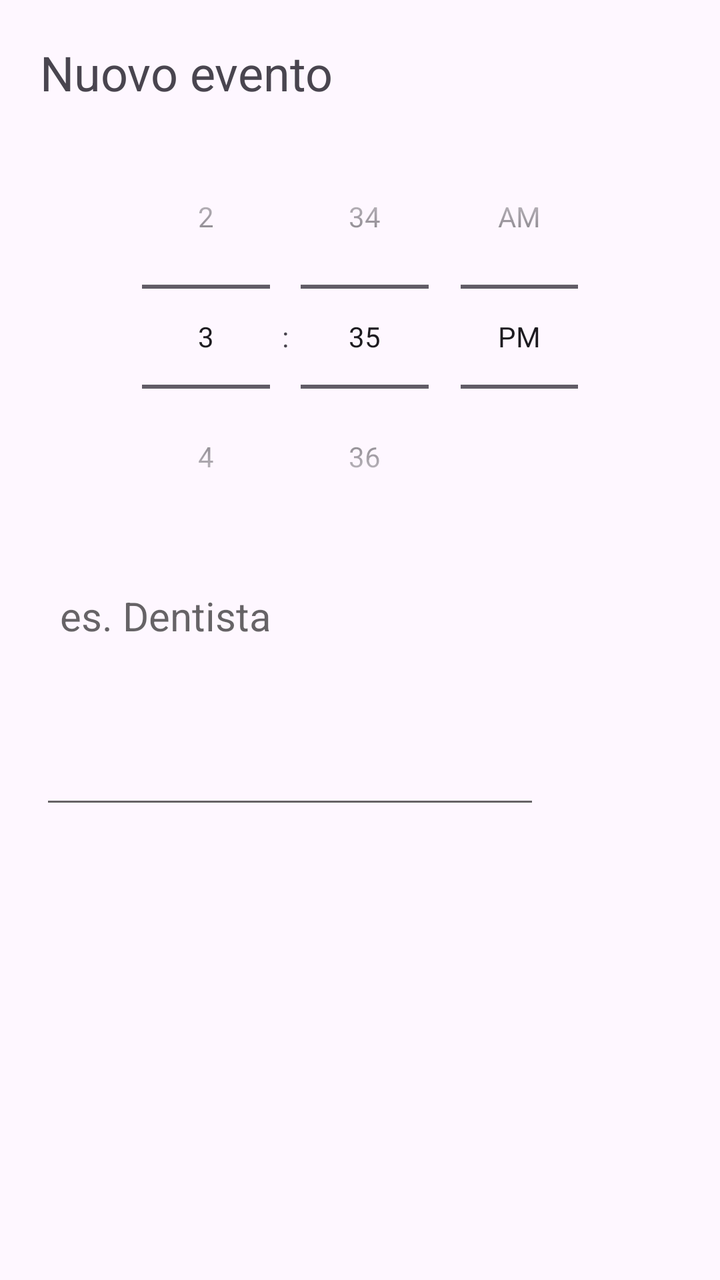
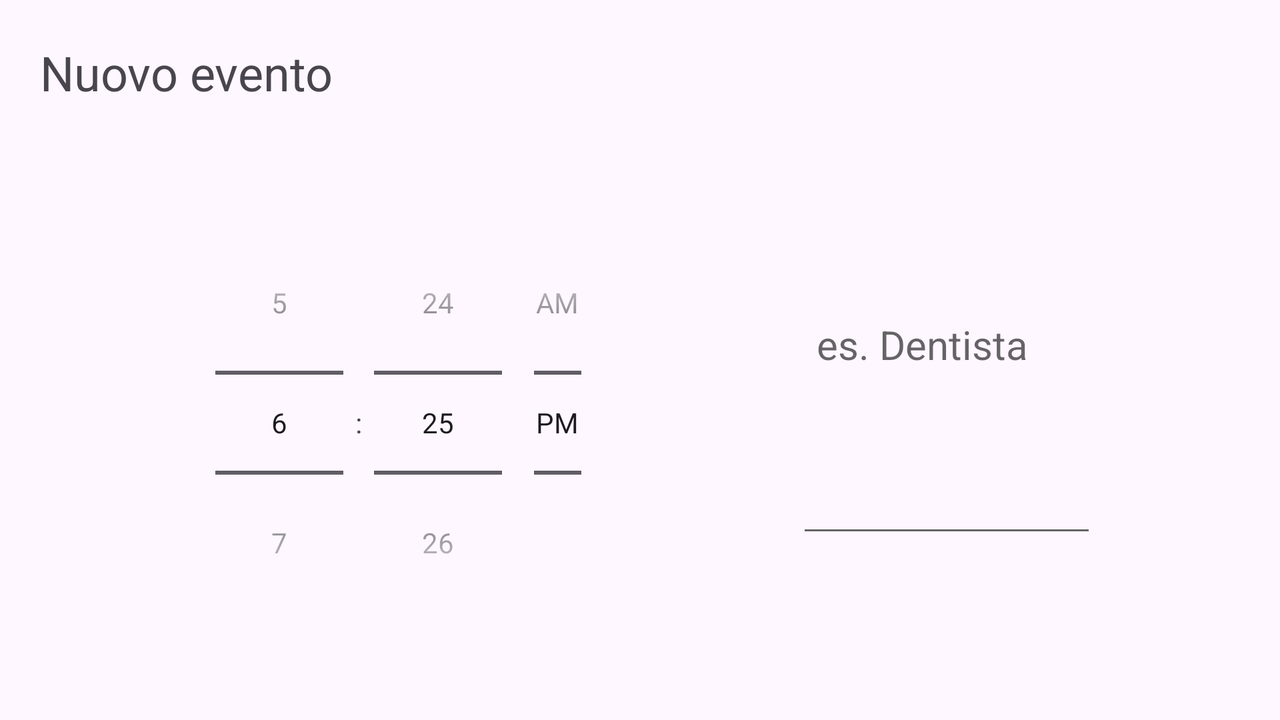

The same Android screen from two of the app's own layout files: first res/layout/ as a phone draws it, then the author's variant for another configuration, drawn on a device whose configuration selects that folder. Both files follow.
<!-- AndroidManifest.xml: application theme Theme.ToDoList -->
<!-- res/layout/activity_addeventdialog.xml -->
<?xml version="1.0" encoding="utf-8"?>
<androidx.constraintlayout.widget.ConstraintLayout xmlns:android="http://schemas.android.com/apk/res/android"
    xmlns:app="http://schemas.android.com/apk/res-auto"
    xmlns:tools="http://schemas.android.com/tools"
    android:id="@+id/idRLContainer"
    android:layout_width="match_parent"
    android:layout_height="match_parent"
    android:orientation="vertical"
    tools:context=".XMLHome">

    <TextView
        android:id="@+id/newEventTitle"
        android:layout_width="wrap_content"
        android:layout_height="wrap_content"
        android:layout_margin="20dp"
        android:text="@string/add_new_event_header"
        android:textSize="24sp"
        app:layout_constraintBottom_toBottomOf="parent"
        app:layout_constraintEnd_toEndOf="parent"
        app:layout_constraintHorizontal_bias="0.0"
        app:layout_constraintStart_toStartOf="parent"
        app:layout_constraintTop_toTopOf="parent"
        app:layout_constraintVertical_bias="0.0" />

    <TimePicker
        android:id="@+id/newEventTime"
        android:layout_width="250dp"
        android:layout_height="wrap_content"
        android:layout_marginTop="10dp"
        android:timePickerMode="spinner"
        app:layout_constraintBottom_toBottomOf="parent"
        app:layout_constraintEnd_toEndOf="parent"
        app:layout_constraintLeft_toLeftOf="parent"
        app:layout_constraintRight_toRightOf="parent"
        app:layout_constraintStart_toStartOf="parent"
        app:layout_constraintTop_toBottomOf="@+id/newEventTitle"
        app:layout_constraintVertical_bias="0.0" />

    <EditText
        android:id="@+id/newEventText"
        android:layout_width="250dp"
        android:layout_height="125dp"
        android:layout_centerInParent="true"
        android:layout_marginStart="20dp"
        android:layout_marginTop="10dp"
        android:gravity="start|top"
        android:hint="@string/new_event_description_placeholder"
        android:inputType="textMultiLine"
        android:minLines="3"
        android:padding="10dp"
        android:singleLine="false"
        android:textAlignment="viewStart"
        android:textSize="20sp"
        android:maxLength="60"
        android:theme="@style/Theme.ToDoList.Dialog.Alert"
        app:layout_constraintBottom_toBottomOf="parent"
        app:layout_constraintEnd_toEndOf="parent"
        app:layout_constraintHorizontal_bias="0.0"
        app:layout_constraintStart_toStartOf="parent"
        app:layout_constraintTop_toBottomOf="@+id/newEventTime"
        app:layout_constraintVertical_bias="0.0" />

    <androidx.constraintlayout.widget.Guideline
        android:id="@+id/guideline"
        android:layout_width="wrap_content"
        android:layout_height="wrap_content"
        android:orientation="horizontal"
        app:layout_constraintGuide_begin="20dp" />

</androidx.constraintlayout.widget.ConstraintLayout>
<!-- resources referenced by this layout -->
<resources>
  <string name="add_new_event_header">Nuovo evento</string>
  <string name="new_event_description_placeholder">es. Dentista</string>
  <style name="Theme.ToDoList.Dialog.Alert" parent="Theme.AppCompat.Light.Dialog.Alert" />
  <style name="Theme.ToDoList" parent="Base.Theme.ToDoList" />
  <style name="Base.Theme.ToDoList" parent="Theme.Material3.DayNight.NoActionBar">
          
          
      </style>
</resources>
<!-- res/layout-land/activity_addeventdialog.xml (the author's variant of the layout above) -->
<!-- drawn on the phone turned sideways -->
<?xml version="1.0" encoding="utf-8"?>
<androidx.constraintlayout.widget.ConstraintLayout xmlns:android="http://schemas.android.com/apk/res/android"
    xmlns:app="http://schemas.android.com/apk/res-auto"
    xmlns:tools="http://schemas.android.com/tools"
    android:id="@+id/idRLContainer"
    android:layout_width="match_parent"
    android:layout_height="match_parent"
    android:orientation="horizontal"
    tools:context=".XMLHome">

    <TextView
        android:id="@+id/newEventTitle"
        android:layout_width="wrap_content"
        android:layout_height="wrap_content"
        android:layout_margin="20dp"
        android:text="@string/add_new_event_header"
        android:textSize="24sp"
        app:layout_constraintBottom_toBottomOf="parent"
        app:layout_constraintEnd_toEndOf="parent"
        app:layout_constraintHorizontal_bias="0.0"
        app:layout_constraintStart_toStartOf="parent"
        app:layout_constraintTop_toTopOf="parent"
        app:layout_constraintVertical_bias="0.0" />

    <TimePicker
        android:id="@+id/newEventTime"
        android:layout_width="215dp"
        android:layout_height="wrap_content"
        android:layout_marginTop="10dp"
        android:timePickerMode="spinner"
        app:layout_constraintBottom_toBottomOf="parent"
        app:layout_constraintEnd_toStartOf="@+id/newEventText"
        app:layout_constraintStart_toStartOf="parent"
        app:layout_constraintTop_toBottomOf="@+id/newEventTitle" />

    <EditText
        android:id="@+id/newEventText"
        android:layout_width="150dp"
        android:layout_height="125dp"
        android:layout_centerInParent="true"
        android:layout_marginTop="10dp"
        android:gravity="start|top"
        android:hint="@string/new_event_description_placeholder"
        android:inputType="textMultiLine"
        android:minLines="4"
        android:padding="10dp"
        android:singleLine="false"
        android:textAlignment="viewStart"
        android:textSize="20sp"
        android:maxLength="60"
        android:theme="@style/Theme.ToDoList.Dialog.Alert"
        app:layout_constraintBottom_toBottomOf="parent"
        app:layout_constraintRight_toRightOf="parent"
        app:layout_constraintLeft_toRightOf="@+id/newEventTime"
        app:layout_constraintTop_toBottomOf="@id/newEventTitle"/>

    <androidx.constraintlayout.widget.Guideline
        android:id="@+id/guideline"
        android:layout_width="wrap_content"
        android:layout_height="wrap_content"
        android:orientation="horizontal"
        app:layout_constraintGuide_begin="20dp" />

</androidx.constraintlayout.widget.ConstraintLayout>
